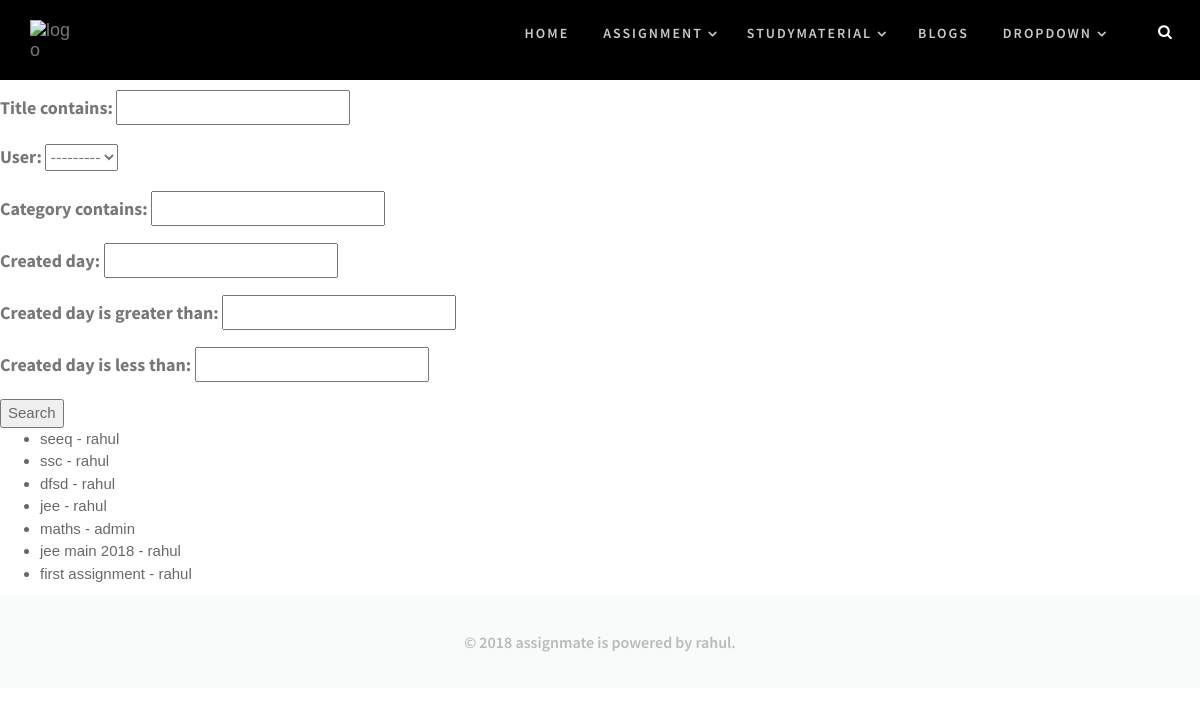
Screenshot of /filter (signed in) with the database file from the repository.
### assignment/models.py (models this page shows, shortened)
class Assignment(models.Model):
    user = models.ForeignKey(User, on_delete=models.CASCADE)
    title=models.CharField(max_length=30,default='assignment')
    discription=models.CharField(max_length=500)
    category=models.CharField(max_length=30,blank=True)
    created = models.DateTimeField(auto_now=True)
    objects = AssignmentManager()
    class Meta:
        ordering = ["-created"]
    def __str__(self):
        return self.title

### assignment/views.py (the view)
# urls.py: path('filter',filter_search,name='filter'),
def filter_search(request):
    assignment_list = Assignment.objects.all()
    assignment_filter = AssignmentFilter(request.GET, queryset=assignment_list)
    return render(request,'assignment/user_list.html', {'filter': assignment_filter})

### assignment/models.py (called while the page is built)
    def get_queryset(self):
        return AssignmentQuerySet(self.model,using=self._db)

### assignment/templates/assignment/user_list.html
{% extends 'accounts/base.html'%}
{% block body %}
  <form method="get">
    {{ filter.form.as_p }}
    <button type="submit">Search</button>
  </form>
 <ul>
  {% for assignment in filter.qs %}
    <li>{{ assignment }} - {{ assignment.user }}</li>
  {% endfor %}
  </ul>
{% endblock %}

### accounts/static/accounts/css/style.css (style rules this page uses)
a, input, button, select, textarea { outline: none; }
body { margin: 0; font-size: 14px; color: #686868; -webkit-font-smoothing: antialiased; -moz-osx-font-smoothing: grayscale; overflow-x: hidden; word-wrap: break-word; font-family: 'Playfair Display', serif; }
p { font-size: 18px; line-height: 29px; margin: 0 0 15px; color: #777777; font-family: 'Source Sans Pro', sans-serif; }

### accounts/static/accounts/css/w3.css (style rules this page uses)
*,*:before,*:after { box-sizing:inherit }
html { -ms-text-size-adjust:100%;-webkit-text-size-adjust:100% }
body { margin:0 }
button,input,select,textarea { font:inherit;margin:0 }
button,input { overflow:visible }
button,select { text-transform:none }
button,html [type=button],[type=reset],[type=submit] { -webkit-appearance:button }
html,body { font-family:Verdana,sans-serif;font-size:15px;line-height:1.5 }
html { overflow-x:hidden }

### accounts/templates/accounts/base.html (style rules this page uses)
* { box-sizing: border-box; }

### rows the page displays
Assignment: title "seeq", user "rahul"
Assignment: title "ssc", user "rahul"
Assignment: title "dfsd", user "rahul"
Assignment: title "jee", user "rahul"
Assignment: title "maths", user "admin"
Assignment: title "jee main 2018", user "rahul"
Assignment: title "first assignment", user "rahul"
